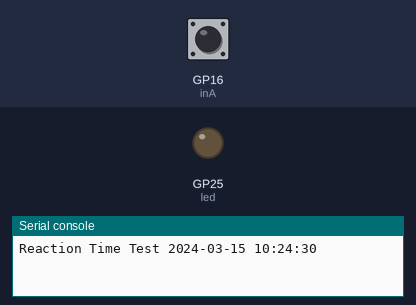
Bench run of a program on a simulated Raspberry Pi Pico running MicroPython. Parts: output pins drawn as LEDs (lit = HIGH), the last lines printed to the serial console. The inputs (shaded band) are chosen by the test bench; at power-on: GP16 (inA) HIGH. The clock reads 2024-03-15 10:24:30 at power-on unless the program sets it; random numbers come from a fixed seed.

Above: at 1.2 s.
1.3 s: GP16 (inA) pulled LOW for 0.15 s
At 4.1 s:
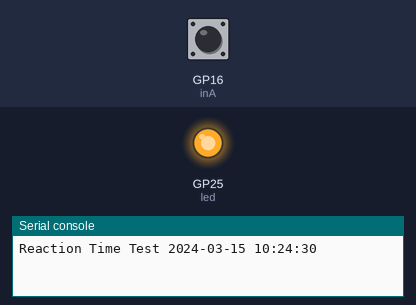
4.3 s: GP16 (inA) pulled LOW for 1 s
At 5.7 s:
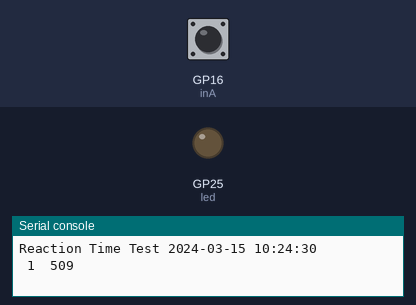
8.3 s: GP16 (inA) pulled LOW for 3.2 s
Timing chart, 0 to 13.8 s (numbered marks = the images above; inputs shaded):
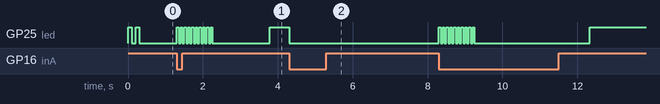

Measured:
- after the input at 4.3 s, GP25 (led): HIGH → LOW at once

The program:

ReactionTime.py
```python
# Measure reaction time, from LED-on to switch closed, or IR beam blocked
# MicroPython v1.14 2021-03-12 on Raspberry Pi Pico with RP2040
# J.Beale 11-April-20211

from machine import Pin  # for access to GPIO
import urandom           # random numbers
import time              # for microseconds elapsed time

# ----------------------- a few global variables ---------------------

inA = Pin(16, Pin.IN, Pin.PULL_UP)   # input signal: switch to ground, or opto-interrupter
led = Pin(25, Pin.OUT)               # set pin 25 (driving onboard LED) to output

tus = time.ticks_us                  # 1 MHz timer object, tick = 1 microsecond
falseStart = 0                       # starting off with no mistakes
# --------------------------------------------------------------------------

def vBlink(p,t,n):      # blink LED on pin p, period 2*t milliseconds, repeat n times
    for i in range(n):
        p.value(1)      # bring pin high, on Pico that means LED on
        time.sleep_ms(t)
        p.value(0)      # LED off
        time.sleep_ms(t)

def earlyTrigger(ch):   # called when switch closed before LED goes on
    global falseStart
    falseStart += 1

def main():
    global inA
    vBlink(led,100,2)      # blinks for visual indication of startup

    now = time.localtime() # assumes host PC has updated it
    dt_string = ("%d-%02d-%02d %02d:%02d:%02d" % now[0:6])
    print("Reaction Time Test %s" % dt_string)

    totalTries = 10        # how many times to do the thing

    trial = 0
    lowest = 999           # our current fastest response time
    sum = 0
    unitWait = 10             # wait in units of this many msec
    oldStart = falseStart     # no false starts yet

    while trial < totalTries:
        trial += 1
        waitTime = urandom.randrange(2000,4000)  # wait in range of this many msec
        inA.irq(trigger=Pin.IRQ_FALLING, handler=earlyTrigger)  # start interrupt handler
        loopCtr = waitTime / unitWait  # divide the wait into this many parts
        while loopCtr > 0:
            time.sleep_ms(unitWait)  # a short wait
            loopCtr -= 1
            if (falseStart > oldStart):  # has there been a false start?
              oldStart = falseStart
              vBlink(led,50,10)    # send out a set of blinks to complain
              debounce()           # don't chatter on the return edge

        # Now we have waited the full allotted time, start the test
        inA.irq(trigger=Pin.IRQ_FALLING, handler=None)  # disconnect interrupt callback

        tStart = tus()         # start time since LED on
        led.on()
        waitA_nEdge()          # wait for falling edge on input
        tEnd = tus()           # end time, after falling edge
        led.off()
        delay = time.ticks_diff(tEnd, tStart)  # total reaction time
        msec = delay / 1E3      # delay in units of milliseconds
        print("%2d  %d" % (trial,round(msec)))
        lowest = min(lowest, msec)
        sum += msec
        urandom.seed(delay)   # use variable delay to make the numbers actually random
        debounce()

    vBlink(led,150,5)         # signal that we are now done
    average = (sum / trial)
    print("Fastest time: %5.1f  Average: %5.1f  Errors: %d" % (lowest,average,falseStart))

# -----------------------------------------------

def waitA_nEdge():          # wait for falling edge on input A
    while not inA.value():  # if already low, wait for it to go high
        pass
    while inA.value():      # now that it's high, wait for it to go low
        pass

def debounce():
    while not inA.value():  # if input still low, wait for it to go high
        pass
    time.sleep_ms(100)  # then wait this much more for debouncing
# ----------------------------------------------------------------
main()
```
